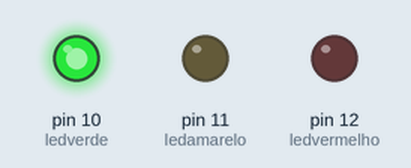
Recording of a sketch running on a simulated Arduino Uno, built with avr-gcc and run on an emulated ATmega328P. Parts: output pins drawn as LEDs (lit = HIGH).

Above: at 0.6 s.
At 2.05 s:
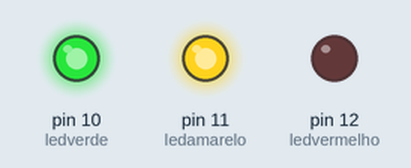
At 3.7 s:
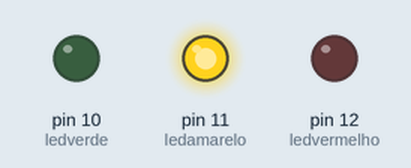
At 4.7 s:
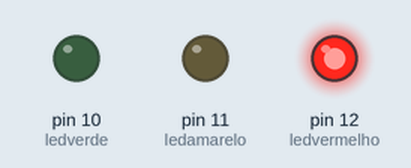
Timing chart, 0 to 6.8 s (numbered marks = the images above):
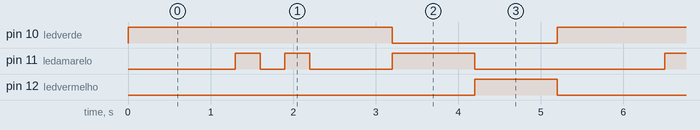

Measured:
- by itself, pin 10 (ledverde): alternates HIGH for 3.2 s and LOW for 2.0 s
- by itself, pin 11 (ledamarelo): repeats every 5.2 s: LOW 0.30 s, HIGH 0.30 s, LOW 1.0 s, HIGH 1.0 s, LOW 2.3 s, HIGH 0.30 s
- by itself, pin 12 (ledvermelho): alternates HIGH for 1.0 s and LOW for 4.2 s

The sketch:

ex_2_3Leds.ino
```cpp
int ledvermelho = 12;
int ledamarelo = 11;
int ledverde = 10;


void setup() {
  // put your setup code here, to run once:
  pinMode (ledvermelho,OUTPUT);
  pinMode (ledamarelo,OUTPUT);
  pinMode (ledverde,OUTPUT);
}

void loop() {
  // put your main code here, to run repeatedly:


  digitalWrite (ledverde,HIGH);
  digitalWrite (ledamarelo,LOW);
  digitalWrite (ledvermelho,LOW);
    delay (1000);

  digitalWrite (ledamarelo,LOW);
  delay (300);
  digitalWrite (ledamarelo,HIGH);
  delay (300);
  digitalWrite (ledamarelo,LOW);
  delay (300);
  digitalWrite (ledamarelo,HIGH);
  delay (300);
  digitalWrite (ledamarelo,LOW);
  delay (1000);


  digitalWrite (ledverde,LOW);
  digitalWrite (ledamarelo,HIGH);
  digitalWrite (ledvermelho,LOW);
    delay (1000);


  digitalWrite (ledverde,LOW);
  digitalWrite (ledamarelo,LOW);
  digitalWrite (ledvermelho,HIGH);
    delay (1000);
}
```
